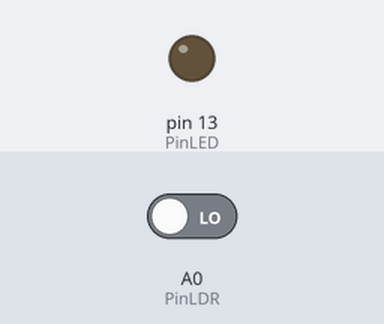
A sketch run on a simulated Arduino Uno, built with avr-gcc and run on an emulated ATmega328P. On the bench: output pins drawn as LEDs (lit = HIGH). Inputs (shaded band) come from the test bench; at power-on: A0 (PinLDR) LOW.

Above: at 1.2 s.
1.3 s: A0 (PinLDR) driven HIGH
At 2.5 s:
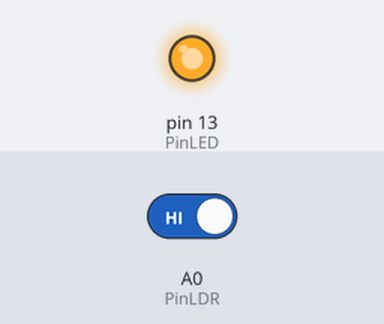
2.8 s: A0 (PinLDR) driven LOW
At 3.8 s:
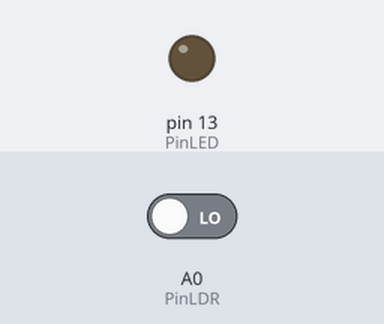
Timing chart, 0 to 5.8 s (numbered marks = the images above; inputs shaded):
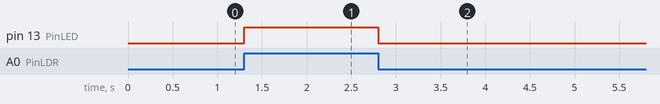

Measured:
- after the input at 1.3 s, pin 13 (PinLED): LOW → HIGH at once
- after the input at 2.8 s, pin 13 (PinLED): HIGH → LOW at once

The sketch:

tema16.ino
```cpp
// Fun Tech Academy 2021

const int PinLED = 13;
const int PinLDR = A0;

void setup()
{
   pinMode(PinLED, OUTPUT);
   pinMode(PinLDR, INPUT);
}

void loop()
{
   int valorLDR = digitalRead(PinLDR);
   // Si estamos a oscuras, encendemos el LED de la placa
   if (valorLDR == HIGH)
   {
      digitalWrite(PinLED, HIGH);
      delay(50);
   }
   else
   {
      digitalWrite(PinLED, LOW);
      delay(50);
   }
}
```
